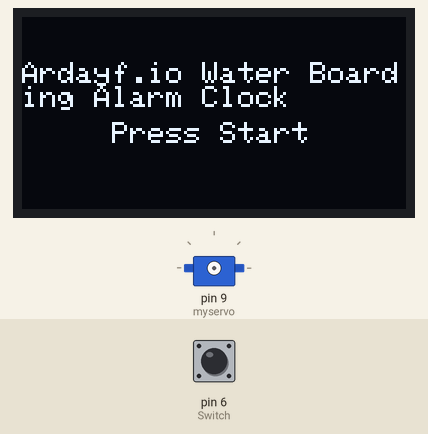
This sketch was run on a simulated Arduino Uno, built with avr-gcc and run on an emulated ATmega328P. On the bench: 128×64 one-colour display, servo. The inputs (shaded band) are chosen by the test bench; at power-on: pin 6 (Switch) HIGH. The display library's start-up logo is not drawn; what the sketch prints to the serial monitor is not drawn.

Above: at 3.2 s.
3.3 s: pin 6 (Switch) pulled LOW for 0.15 s
At 3.49 s:
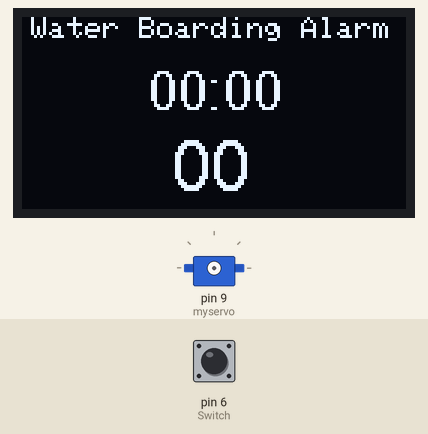
5.7 s: pin 6 (Switch) pulled LOW for 1 s
At 7.7 s:
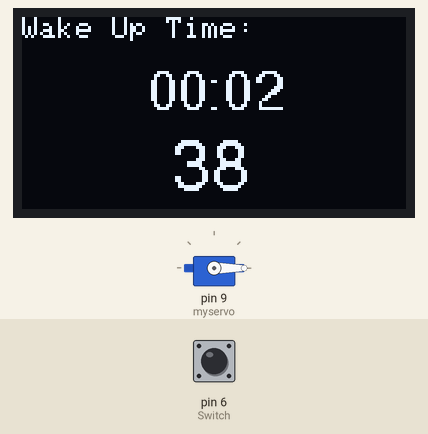
8.2 s: pin 6 (Switch) pulled LOW for 3.2 s
At 10.1 s:
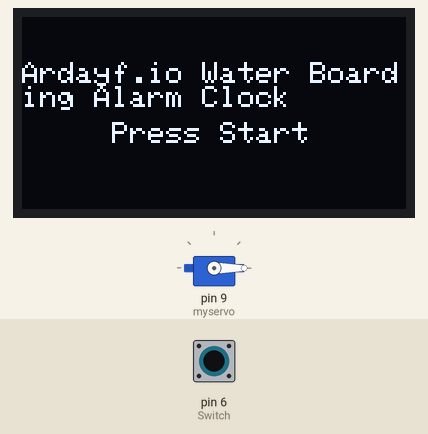
12.9 s: pin 6 (Switch) pulled LOW for 0.15 s
At 13.4 s:
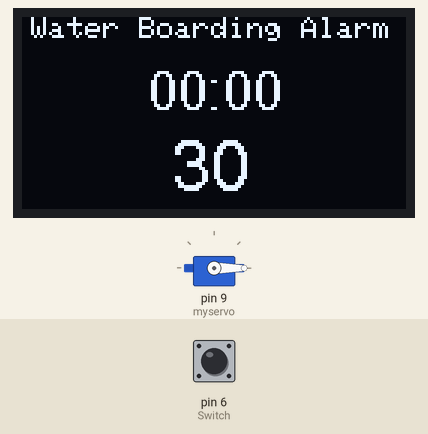
Timing chart, 0 to 15.5 s (numbered marks = the images above; inputs shaded):
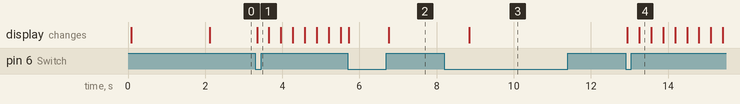

Measured:
- after the input at 3.3 s, the display: changes after 0.05 s (image 1)
- after the input at 8.2 s, the display: changes after 0.65 s (image 3)
- after the input at 12.9 s, the display: first changes at once (image 4 shows a later state)

The sketch:

the_water_boarding_alarm_clock.ino
```cpp
#include <SPI.h>
#include <Wire.h>
#include <Adafruit_GFX.h>
#include <Adafruit_SSD1306.h>
#include <Fonts/FreeSans9pt7b.h>
#include <Fonts/FreeSans12pt7b.h>
#include <Servo.h>

#define SCREEN_WIDTH 128 // OLED display width, in pixels
#define SCREEN_HEIGHT 64 // OLED display height, in pixels

// SCL A5
// SDA A4
#define OLED_RESET 0 // GPIO0
Adafruit_SSD1306 display(SCREEN_WIDTH, SCREEN_HEIGHT, & Wire, OLED_RESET);
Servo myservo;  // create servo object to control a servo
int pos = 0;    // variable to store the servo position

void setup() {
  Serial.begin(9600);
  // myservo.attach(9);  // attaches the servo on pin 9 to the servo object
  pinMode(6, INPUT_PULLUP); //Switch
  display.begin(SSD1306_SWITCHCAPVCC, 0x3C); // initialize with the I2C addr 0x3C (for the 128x64)
  display.display();
  display.clearDisplay();
  display.setFont( & FreeSans9pt7b);
  display.setTextColor(WHITE);
  display.setCursor(0, 25);
  display.println("Ardayf.io");
  display.display();
  delay(2000);
}

int sec1 = 0;
int min1 = 0;
unsigned long msec = 0;
unsigned long mili = 0;
int press = 0;
int phase = 0;
int start = 0;
unsigned long time = 0;

void loop() {
  /*
  for (pos = 0; pos <= 180; pos += 1) { // goes from 0 degrees to 180 degrees
    // in steps of 1 degree
    myservo.write(pos);              // tell servo to go to position in variable 'pos'
    delay(15);                       // waits 15ms for the servo to reach the position
  }
  for (pos = 180; pos >= 0; pos -= 1) { // goes from 180 degrees to 0 degrees
    myservo.write(pos);              // tell servo to go to position in variable 'pos'
    delay(15);                       // waits 15ms for the servo to reach the position
  }*/

  display.clearDisplay();
  if (digitalRead(6) == 0) {
    if (press == 0) {
      phase = phase + 1;
      press = 1;
      if (phase > 2)
        phase = 0;
    }
  } else {
    press = 0;
  }
  if (phase == 0) {
    display.setFont( & FreeSans9pt7b);
    display.setFont();
    display.setCursor(0, 15);
    display.println("Ardayf.io Water Boarding Alarm Clock");
    display.setFont( & FreeSans12pt7b);
    display.setFont();
    display.setCursor(30, 35);
    display.print("Press Start");

    sec1 = 0;
    min1 = 0;
    time = 0;
    mili = 0;
    msec = 0;
    start = 0;
  } else if (phase == 1) {
    display.clearDisplay();
    display.setFont( & FreeSans12pt7b);
    display.setFont();
    display.setCursor(3, 0);
    display.print("Water Boarding Alarm");
    display.setFont( & FreeSans9pt7b);

    if (start == 0) {
      start = 1;
      time = millis();
    }
    msec = (millis() - time);

    //hour1 = (msec / 60000)/60;
    min1 = msec / 60000;

    if ((msec / 1000) > 59) {
      sec1 = (msec / 1000) - (min1 * 60);
    } else {
      sec1 = msec / 1000;
    }

    mili = (msec % 1000) / 10;

    display.setCursor(42, 30);
    if (min1 <= 9) {
      display.print("0");
      display.print(min1);
    } else {
      display.print(min1);
    }
    display.print(":");
    if (sec1 <= 9) {
      display.print("0");
      display.print(sec1);
    } else {
      display.print(sec1);
    }
    display.setFont( & FreeSans12pt7b);
    display.setCursor(50, 57);

    if (mili <= 9) {
      display.print("0");
      display.print(mili);
    } else {
      display.print(mili);
    }

    if(msec > 25200000){ // 5000 = 5 seconds
      phase = 2;
    }
  }

  if (phase == 2) {
    myservo.attach(9);  // attaches the servo on pin 9 to the servo object
    myservo.write(0);
    delay(1000);
    myservo.detach();
    Serial.println("setting it to 0");
    display.clearDisplay();
    display.setFont( & FreeSans12pt7b);
    display.setFont();
    display.setCursor(0, 0);
    display.print("Wake Up Time:");
    display.setFont( & FreeSans9pt7b);
    display.setCursor(42, 30);
    if (min1 <= 9) {
      display.print("0");
      display.print(min1);
    } else {
      display.print(min1);
    }

    display.print(":");

    if (sec1 <= 9) {
      display.print("0");
      display.print(sec1);
    } else {
      display.print(sec1);
    }
    display.setFont( & FreeSans12pt7b);
    display.setCursor(50, 57);

    if (mili <= 9) {
      display.print("0");
      display.print(mili);
    } else {
      display.print(mili);
    }
  }
  display.display();
}
```
